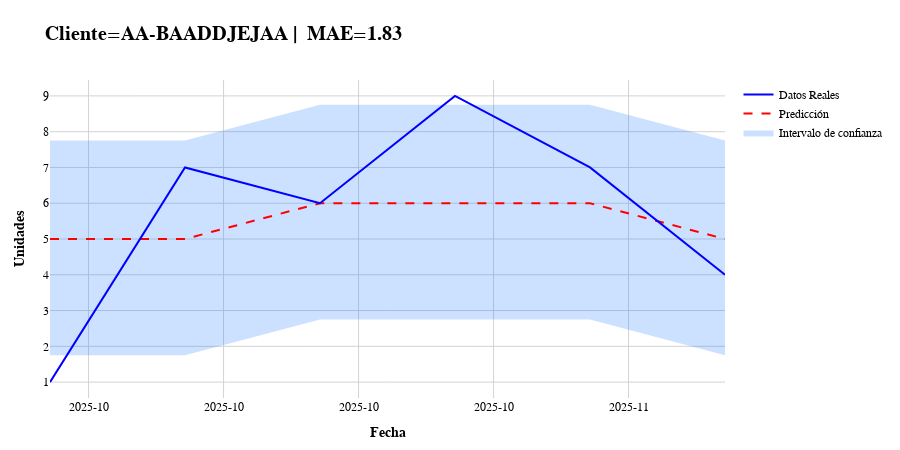

Write notebook code for a chart like this one.
### Code cell
plot_confidence_styled(test, Cliente='AA-BAADDJEJAA')

### Figure 1 — Plotly figure (JSON) as saved in the notebook; plotly's stock layout.template omitted (floating-point values rounded to 4 significant figures)
{"data": [{"line": {"width": 0}, "mode": "lines", "showlegend": false, "type": "scatter", "x": ["2025-10-03T00:00:00.000000000", "2025-10-10T00:00:00.000000000", "2025-10-17T00:00:00.000000000", "2025-10-24T00:00:00.000000000", "2025-10-31T00:00:00.000000000", "2025-11-07T00:00:00.000000000"], "y": [7.75, 7.75, 8.75, 8.75, 8.75, 7.75]}, {"fill": "tonexty", "fillcolor": "rgba(0, 100, 255, 0.20)", "line": {"width": 0}, "mode": "lines", "name": "Intervalo de confianza", "type": "scatter", "x": ["2025-10-03T00:00:00.000000000", "2025-10-10T00:00:00.000000000", "2025-10-17T00:00:00.000000000", "2025-10-24T00:00:00.000000000", "2025-10-31T00:00:00.000000000", "2025-11-07T00:00:00.000000000"], "y": [1.75, 1.75, 2.75, 2.75, 2.75, 1.75]}, {"line": {"color": "red", "dash": "dash", "width": 2}, "mode": "lines", "name": "Predicción", "type": "scatter", "x": ["2025-10-03T00:00:00.000000000", "2025-10-10T00:00:00.000000000", "2025-10-17T00:00:00.000000000", "2025-10-24T00:00:00.000000000", "2025-10-31T00:00:00.000000000", "2025-11-07T00:00:00.000000000"], "y": [5, 5, 6, 6, 6, 5]}, {"line": {"color": "blue", "dash": "solid", "width": 2}, "mode": "lines", "name": "Datos Reales", "type": "scatter", "x": ["2025-10-03T00:00:00.000000000", "2025-10-10T00:00:00.000000000", "2025-10-17T00:00:00.000000000", "2025-10-24T00:00:00.000000000", "2025-10-31T00:00:00.000000000", "2025-11-07T00:00:00.000000000"], "y": [1, 7, 6, 9, 7, 4]}], "layout": {"font": {"color": "black", "family": "Arial", "size": 12}, "height": 450, "hovermode": "x unified", "margin": {"b": 50, "l": 50, "r": 50, "t": 80}, "paper_bgcolor": "white", "plot_bgcolor": "white", "title": {"font": {"color": "black", "family": "Arial", "size": 20}, "text": "<b>Cliente=AA-BAADDJEJAA |  MAE=1.83</b>"}, "xaxis": {"gridcolor": "lightgray", "showgrid": true, "tickformat": "%Y-%m", "title": {"text": "<b>Fecha</b>"}}, "yaxis": {"gridcolor": "lightgray", "showgrid": true, "title": {"text": "<b>Unidades</b>"}}}}
